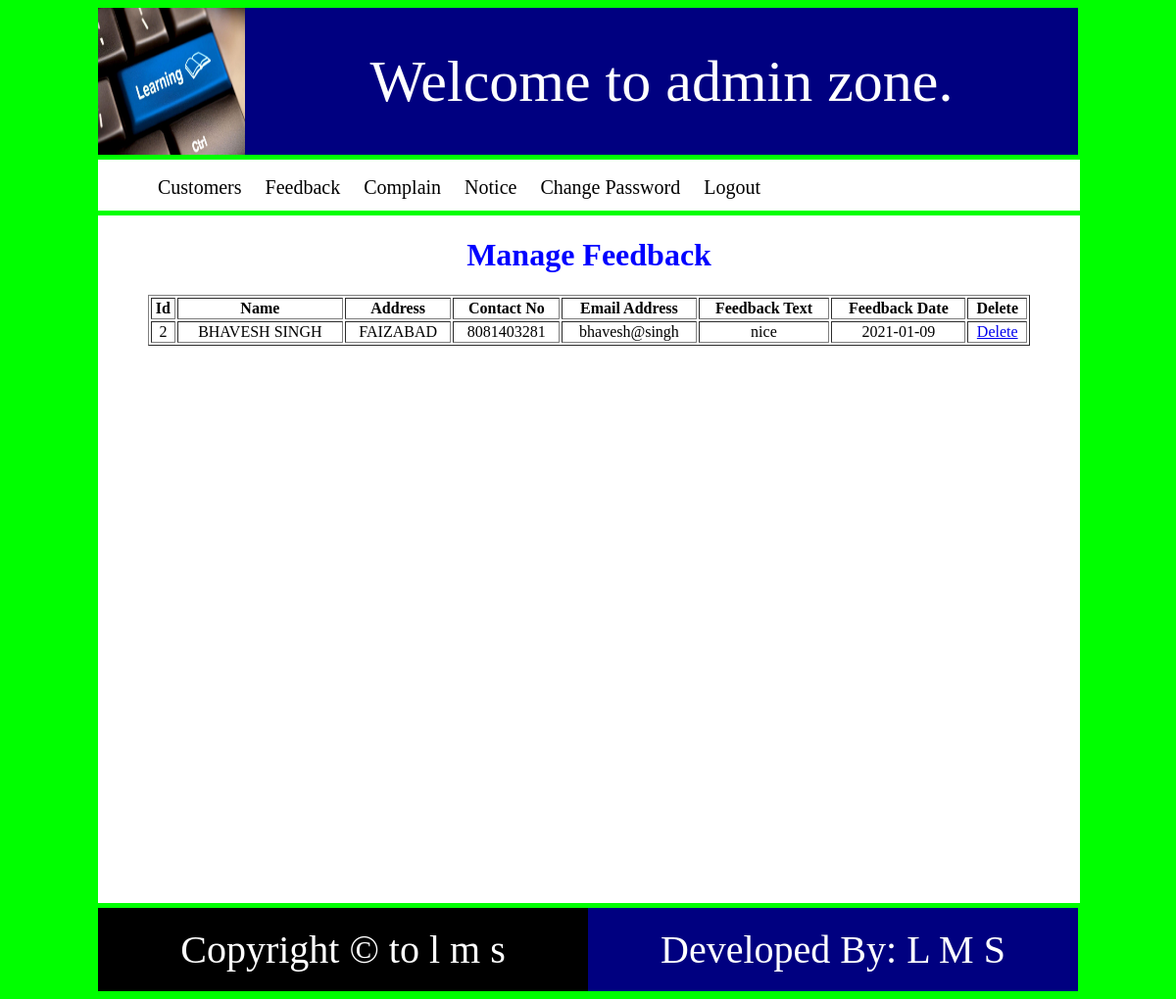
The page /adminzone/adminhome (signed in) on the database its author committed.
### sczone/models.py (models this page shows)
class Feedback(models.Model):
    name = models.CharField(max_length=50)
    address = models.CharField(max_length=500)
    contactno = models.CharField(max_length=15)
    emailaddress = models.EmailField()
    feedbacktext = models.CharField(max_length=1000)
    feedbackdate = models.CharField(max_length=20)

### adminzone/views.py (the view)
def adminhome(request):
    try:
        if request.session['adminid']:
            feed=Feedback.objects.all()
            return render(request,'adminhome.html',{'feed':feed})
    except KeyError:
        return render(request, 'adminlogin.html')

### adminzone/templates/adminhome.html
{% extends "adminparent.html" %}
{% block body %}
<h1 style="color:blue;text-align:center;">
   Manage Feedback
</h1>
<table style="width:90%;margin:0 auto;text-align:center;" border="1">
    <tr>
        <th>Id</th>
        <th>Name</th>
        <th>Address</th>
        <th>Contact No</th>
        <th>Email Address</th>
        <th>Feedback Text</th>
        <th>Feedback Date</th>
        <th>Delete</th>
    </tr>
    {% for f in feed %}
        <tr>
            <td>{{f.id}}</td>
            <td>{{f.name}}</td>
            <td>{{f.address}}</td>
            <td>{{f.contactno}}</td>
            <td>{{f.emailaddress}}</td>
            <td>{{f.feedbacktext}}</td>
            <td>{{f.feedbackdate}}</td>
            <td>
                <a href="{% url 'adminzone:deletefeedback' id=f.id %}">Delete</a>
            </td>
        </tr>
    {% endfor %}
</table>
{% endblock body %}

### rows shown on the page
Feedback: id "2", name "BHAVESH SINGH", address "FAIZABAD", contactno "8081403281", emailaddress "bhavesh@singh", feedbacktext "nice", feedbackdate "2021-01-09"
